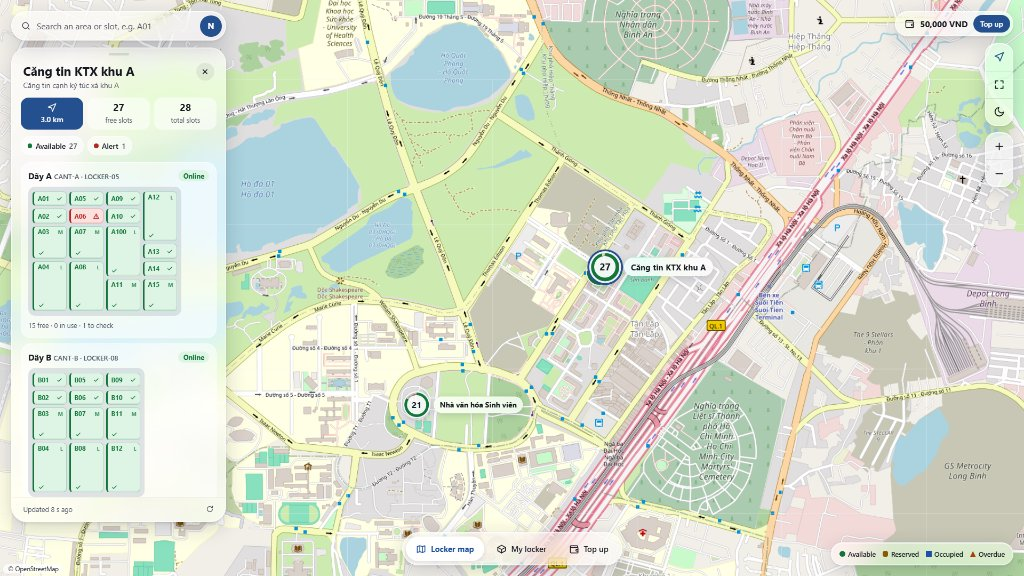
#> input picture docs/paper/images/map-area.png, 1024 x 576 px
$ python make_ui_figs.py
#> lines starting #> are read from the running program, lines starting #| are printed output that depends on the picture
"""Compose the two user-interface figures of the paper from screenshots, at native resolution.

Usage: python -I docs/paper/tools/make_ui_figs.py [--src DIR] [--out DIR]
Writes images/ui-user.png (fig:ui-user) and images/ui-staff.png (fig:ui-staff).

Each figure is two panels side by side with a 24 px white margin; a panel is one or more crops of a screenshot,
stacked top to bottom. Nothing is scaled, so the text keeps the pixels of the screenshot. Each figure stays under
about 1000 CSS px wide on purpose (English UI, 2026-11-15: ui-user 893 x 618, ui-staff 994 x 594): placed at \\linewidth (18 cm) a 13 px label prints at about 7 pt. Wider crops make the
text unreadable on paper (the reason Fig. 7 was split, teacher feedback 2026-11-14, Bang 4 row 3).

Screenshots (1440 x 900 CSS px viewport, device scale 1, light theme; the dashboard is 1440 x 1040, tall
enough for the last legend row of the donut). When the UI is retaken (for example in English), take the same four pages and states, then check each
crop box below on the new PNG and move it so that it frames the same region; the boxes are (left, top, right,
bottom) in pixels of the source PNG:

  map-area.png         Map page of a user, area "Cang tin KTX khu A" selected; the left glass panel shows the area
                       title, free/total slots, the status chips and the slot grid of bank A (CANT-A, LOCKER-01).
                       Crop: the panel only, from the area title down to the summary line under bank A.
  booking-confirm.png  Booking confirmation popup of slot B07 (bank CANT-B, size M, 2-hour plan, PIN).
                       Crop: the popup card only, title to the two buttons.
  dashboard.png        Staff dashboard ("Dashboard"), signed in as admin.
                       Crops: the KPI tiles "Open alerts" and "Offline devices" (one strip), then the card
                       "Open alerts" by type (donut + legend).
  alert-escalated.png  Alert detail OVERDUE_ESCALATED (#18 on the 2026-11-15 test database), signed in as admin.
                       Crops: the page title, then the card of the escalated overdue booking from its heading to the
                       amount owed, left part only (labels and values).

If a retake changes a size by more than a few pixels, adjust the boxes; the script checks that every box lies
inside its image and prints the size of each figure.
"""
import argparse
import os

from PIL import Image, ImageDraw

HERE = os.path.dirname(os.path.abspath(__file__))
IMAGES = os.path.join(HERE, "..", "images")

MARGIN = 24          # white space between the two panels and around the figure (px)
GAP = 10             # white space between stacked crops of one panel (px)
BORDER = (15, 35, 56)   # dark navy hairline around each panel (no gray, department rule)

# figure name -> list of panels; a panel is a list of (source png, crop box)
# All 4 source screenshots share the exact same 1024x576 (16:9) aspect ratio and scale
FIGURES = {
    "ui-user.png": [
        [("map-area.png", (0, 0, 1024, 576))],
        [("booking-confirm.png", (0, 0, 1024, 576))],
    ],
    "ui-staff.png": [
        [("dashboard.png", (0, 0, 1024, 576))],
        [("alert-escalated.png", (0, 0, 1024, 576))],
    ],
}


def crop(src_dir, name, box):
#> called with src_dir = 'docs/paper/tools/../images', name = 'map-area.png', box = (0, 0, 1024, 576)
    img = Image.open(os.path.join(src_dir, name)).convert("RGB")
#> img is the input picture: PIL image 1024x576 RGB; mean R, G, B 216.5, 224, 207.9
    l, t, r, b = box
    if not (0 <= l < r <= img.width and 0 <= t < b <= img.height):
        raise SystemExit("crop %s of %s lies outside the %dx%d image" % (box, name, img.width, img.height))
    return img.crop(box)


def panel(src_dir, pieces):
    parts = [crop(src_dir, n, b) for n, b in pieces]
#> parts = 1 item
    w = max(p.width for p in parts)
#> w = 1024
    h = sum(p.height for p in parts) + GAP * (len(parts) - 1)
#> h = 576
    out = Image.new("RGB", (w, h), "white")
#> out: PIL image 1024x576 RGB; every value is 255
    y = 0
    for p in parts:
        out.paste(p, (0, y))
        y += p.height + GAP
#> this loop made 1 pass
#> y on pass 1: 586
#> after the loop, y = 586
    return out


def compose(src_dir, panels):
    ps = [panel(src_dir, pc) for pc in panels]
#> call 2 of crop, with src_dir = 'docs/paper/tools/../images', name = 'booking-confirm.png', box = (0, 0, 1024, 576)
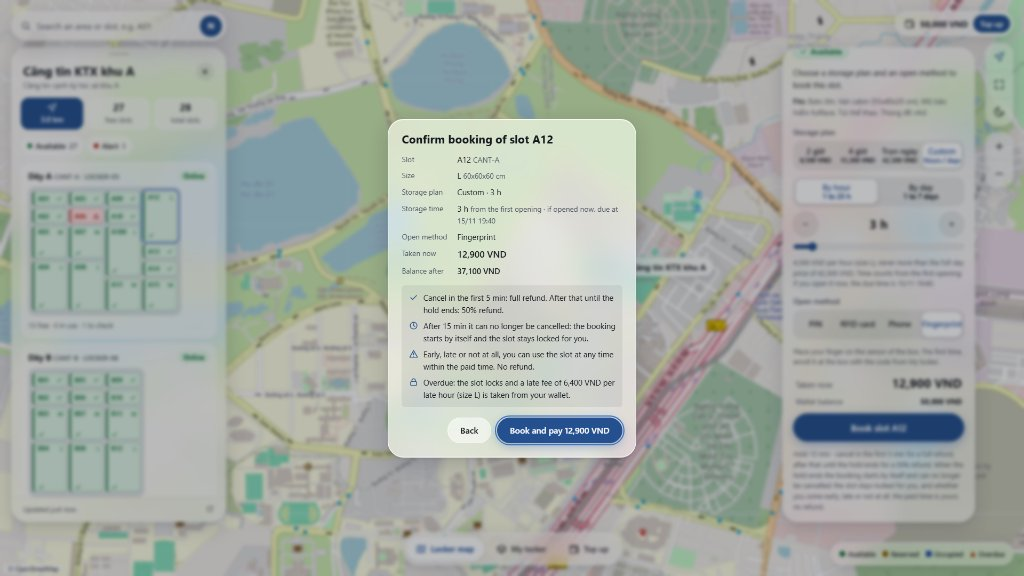
#> input picture docs/paper/images/booking-confirm.png, 1024 x 576 px
#> in crop, img is the input picture: PIL image 1024x576 RGB; mean R, G, B 165.1, 171.7, 165.1
#> the loop in panel (call 2), `for p in parts:` made 1 pass
#> ps = 2 items
    w = sum(p.width for p in ps) + MARGIN * (len(ps) + 1)
#> w = 2120
    h = max(p.height for p in ps) + 2 * MARGIN
#> h = 624
    out = Image.new("RGB", (w, h), "white")
#> out: PIL image 2120x624 RGB; every value is 255
    d = ImageDraw.Draw(out)
    x = MARGIN
    for p in ps:
        y = MARGIN + (h - 2 * MARGIN - p.height) // 2
        out.paste(p, (x, y))
        d.rectangle((x - 1, y - 1, x + p.width, y + p.height), outline=BORDER, width=1)
        x += p.width + MARGIN
#> this loop made 2 passes
#> (y, x) on passes 1 to 2: (24, 1072), (24, 2120)
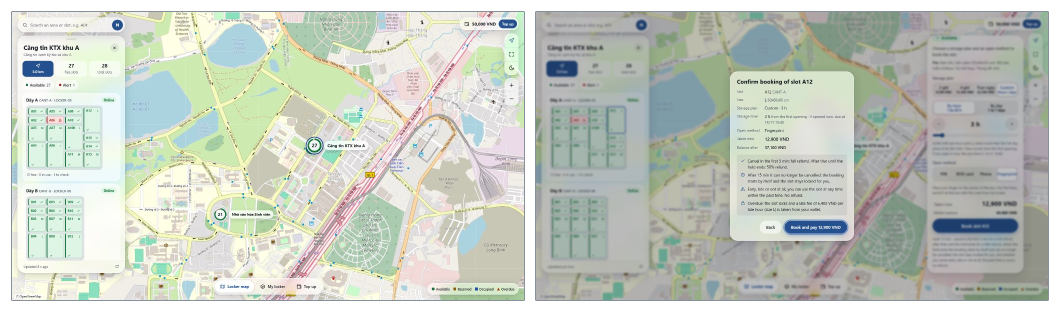
#> out: PIL image 2120x624 RGB (shown at 1/2 size); mean R, G, B 196.6, 203, 192.9
#> after the loop, x = 2120
    return out


def main():
    ap = argparse.ArgumentParser(description=__doc__.split("\n")[0])
    ap.add_argument("--src", default=IMAGES, help="folder of the four screenshots (default: docs/paper/images)")
    ap.add_argument("--out", default=IMAGES, help="output folder (default: docs/paper/images)")
    a = ap.parse_args()
    for name, panels in FIGURES.items():
        img = compose(a.src, panels)
        path = os.path.join(a.out, name)
        img.save(path, optimize=True)
        print("wrote %s  %dx%d px  (at 18 cm: %.2f mm per px)" % (os.path.normpath(path), img.width, img.height,
                                                                  180.0 / img.width))
#| wrote docs/paper/images/ui-user.png  2120x624 px  (at 18 cm: 0.08 mm per px)
#> pass 2 of the loop in main, `for name, panels in FIGURES.items():`:
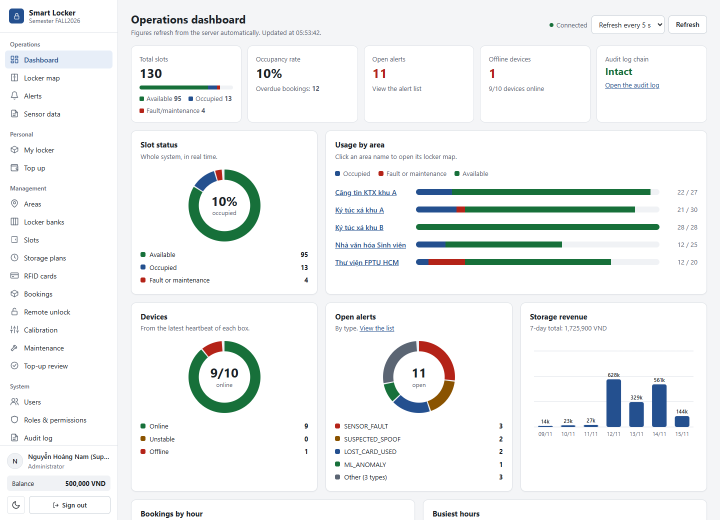
#> input picture docs/paper/images/dashboard.png, 1440 x 1040 px (shown at 1/2 size)
#> in crop, img is the input picture: PIL image 1440x1040 RGB; mean R, G, B 240.5, 243, 242.9
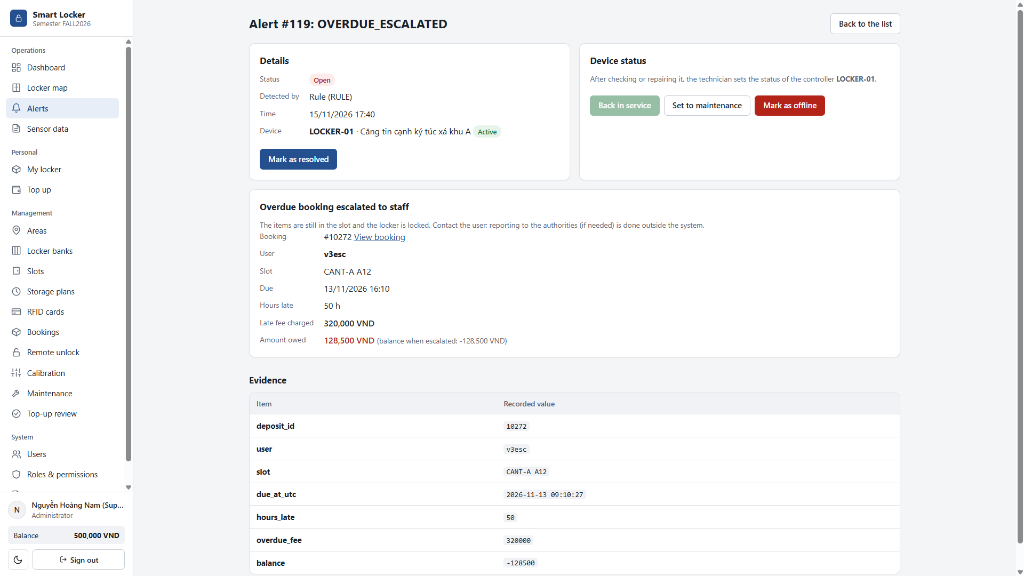
#> input picture docs/paper/images/alert-escalated.png, 1024 x 576 px
#> in crop, img is the input picture: PIL image 1024x576 RGB; mean R, G, B 245.9, 246.3, 247.3
#> the loop in compose (call 2), `for p in ps:` made 2 passes
#> after the loop in compose (call 2), `for p in ps:`:
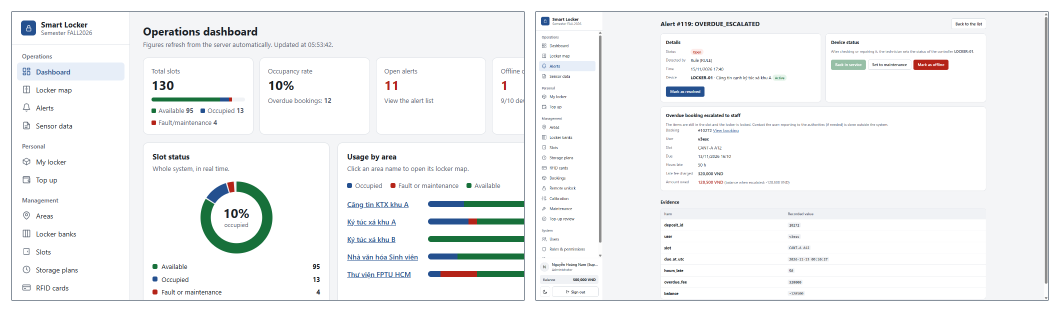
#> out: PIL image 2120x624 RGB (shown at 1/2 size); mean R, G, B 242.7, 244.2, 244.8
#| wrote docs/paper/images/ui-staff.png  2120x624 px  (at 18 cm: 0.08 mm per px)


if __name__ == "__main__":
    main()
